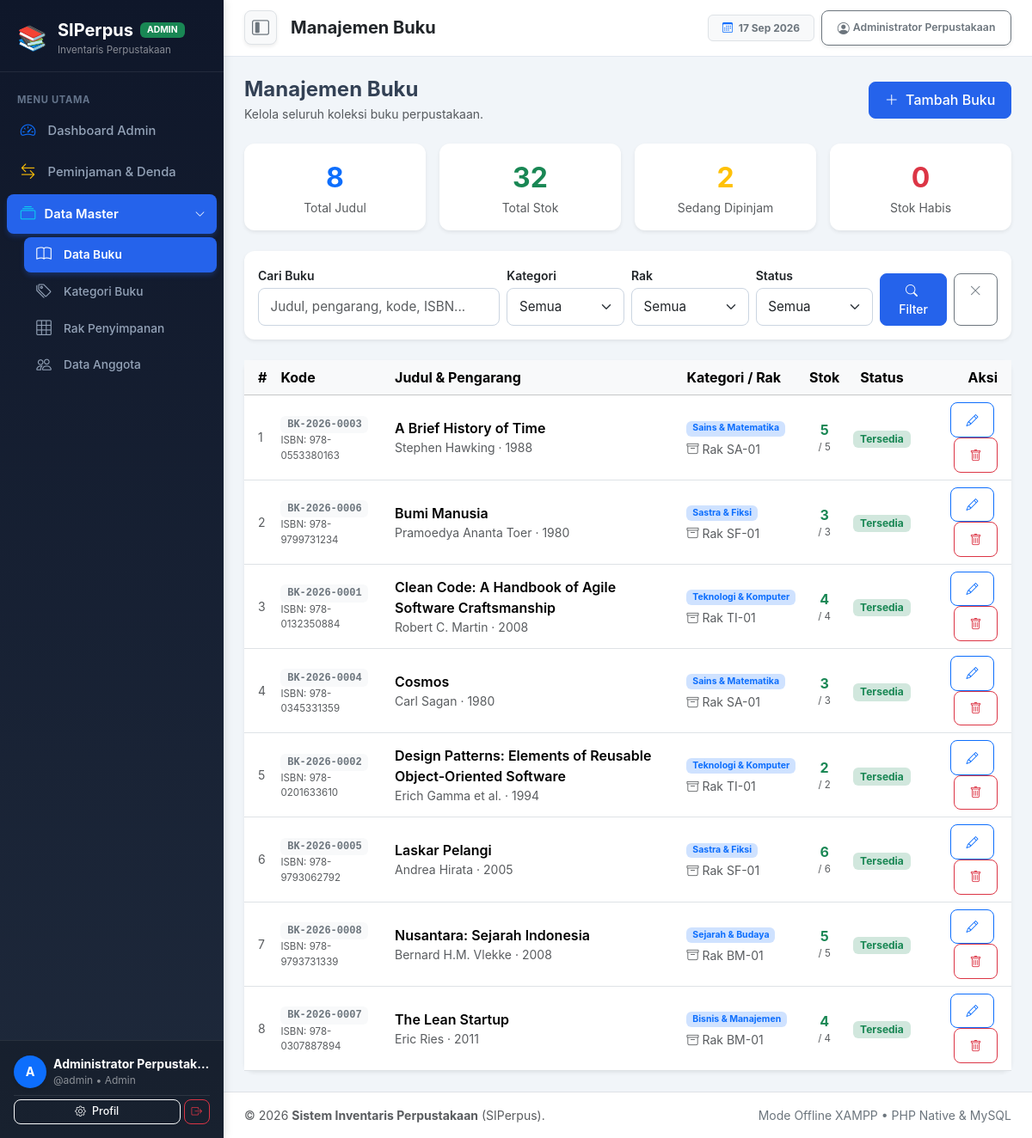
Screenshot of /library-inventory/library-inventory/modules/books/index.php (signed in) with the database file from the repository.
### tables this page shows
CREATE TABLE IF NOT EXISTS `books` (
    `id` INT AUTO_INCREMENT PRIMARY KEY,
    `kode_buku` VARCHAR(30) NOT NULL UNIQUE,
    `judul` VARCHAR(255) NOT NULL,
    `penulis` VARCHAR(100) NOT NULL,
    `penerbit` VARCHAR(100) NOT NULL,
    `tahun_terbit` INT NOT NULL,
    `isbn` VARCHAR(30) NOT NULL UNIQUE,
    `kategori_id` INT NOT NULL,
    `rak_id` INT NOT NULL,
    `stok` INT NOT NULL DEFAULT 0,
    `status` ENUM('tersedia', 'dipinjam', 'rusak', 'hilang') NOT NULL DEFAULT 'tersedia',
    `cover` VARCHAR(255) NULL,
    `created_at` TIMESTAMP DEFAULT CURRENT_TIMESTAMP,
    `updated_at` TIMESTAMP DEFAULT CURRENT_TIMESTAMP ON UPDATE CURRENT_TIMESTAMP,
    CONSTRAINT `fk_books_category` FOREIGN KEY (`kategori_id`) REFERENCES `categories` (`id`) ON UPDATE CASCADE ON DELETE RESTRICT,
    CONSTRAINT `fk_books_shelf` FOREIGN KEY (`rak_id`) REFERENCES `shelves` (`id`) ON UPDATE CASCADE ON DELETE RESTRICT
);

CREATE TABLE IF NOT EXISTS `categories` (
    `id` INT AUTO_INCREMENT PRIMARY KEY,
    `nama_kategori` VARCHAR(100) NOT NULL,
    `deskripsi` TEXT NULL,
    `created_at` TIMESTAMP DEFAULT CURRENT_TIMESTAMP,
    `updated_at` TIMESTAMP DEFAULT CURRENT_TIMESTAMP ON UPDATE CURRENT_TIMESTAMP
);

CREATE TABLE IF NOT EXISTS `shelves` (
    `id` INT AUTO_INCREMENT PRIMARY KEY,
    `nama_rak` VARCHAR(50) NOT NULL,
    `lokasi` VARCHAR(100) NULL,
    `keterangan` TEXT NULL,
    `created_at` TIMESTAMP DEFAULT CURRENT_TIMESTAMP,
    `updated_at` TIMESTAMP DEFAULT CURRENT_TIMESTAMP ON UPDATE CURRENT_TIMESTAMP
);

### library-inventory/library-inventory/config/database.php (called while the page is built, shortened)
<?php
function base_url($path = '') {
    $base = '/library-inventory';
    return $base . '/' . ltrim($path, '/');
}

### library-inventory/library-inventory/modules/books/index.php (the view, shortened to what this page needs)
<?php
require_once __DIR__ . '/../../config/database.php';
require_once __DIR__ . '/../../includes/header.php';
$cari     = trim($_GET['cari']       ?? '');
$perPage  = 15;
$page     = max(1, (int)($_GET['page'] ?? 1));
$offset   = ($page - 1) * $perPage;
$where  = ['1=1'];
$params = [];
$whereSql = implode(' AND ', $where);
$stmtBuku = $db->prepare("
    SELECT b.*, c.nama_kategori, s.nama_rak,
           (SELECT COUNT(*) FROM loans l WHERE l.book_id = b.id AND l.status IN ('dipinjam', 'terlambat')) AS dipinjam_count
    FROM books b
    LEFT JOIN categories c ON c.id = b.kategori_id
    LEFT JOIN shelves s    ON s.id  = b.rak_id
    WHERE {$whereSql}
    ORDER BY b.judul ASC
    LIMIT {$perPage} OFFSET {$offset}
");
$stmtBuku->execute($params);
$books = $stmtBuku->fetchAll();
$totalJudul     = (int)$db->query("SELECT COUNT(*) FROM books")->fetchColumn();
$totalStok      = (int)$db->query("SELECT SUM(stok) FROM books")->fetchColumn() ?: 0;
$sedangDipinjam = (int)$db->query("SELECT COUNT(*) FROM loans WHERE status IN ('dipinjam', 'terlambat')")->fetchColumn();
$stokHabis      = (int)$db->query("SELECT COUNT(*) FROM books WHERE stok <= 0")->fetchColumn();
$stats = [
    'total'           => $totalJudul,
    'total_stok'      => $totalStok,
    'sedang_dipinjam' => $sedangDipinjam,
    'stok_habis'      => $stokHabis,
];
?>
<div class="d-flex align-items-center justify-content-between mb-4">
    <div>
        <h4 class="fw-bold mb-1">Manajemen Buku</h4>
        <p class="text-muted mb-0 small">Kelola seluruh koleksi buku perpustakaan.</p>
    </div>
    <a href="<?= base_url('modules/books/create.php') ?>" class="btn btn-primary">
        <i class="bi bi-plus-lg me-1"></i> Tambah Buku
    </a>
</div>
<div class="row g-3 mb-4">
    <div class="col-6 col-md-3">
        <div class="card border-0 shadow-sm text-center py-3">
            <div class="fs-2 fw-bold text-primary"><?= number_format($stats['total']) ?></div>
            <div class="text-muted small">Total Judul</div>
        </div>
    </div>
    <div class="col-6 col-md-3">
        <div class="card border-0 shadow-sm text-center py-3">
            <div class="fs-2 fw-bold text-success"><?= number_format($stats['total_stok']) ?></div>
            <div class="text-muted small">Total Stok</div>
        </div>
    </div>
    <div class="col-6 col-md-3">
        <div class="card border-0 shadow-sm text-center py-3">
            <div class="fs-2 fw-bold text-warning"><?= number_format($stats['sedang_dipinjam']) ?></div>
            <div class="text-muted small">Sedang Dipinjam</div>
        </div>
    </div>
    <div class="col-6 col-md-3">
        <div class="card border-0 shadow-sm text-center py-3">
            <div class="fs-2 fw-bold text-danger"><?= number_format($stats['stok_habis']) ?></div>
            <div class="text-muted small">Stok Habis</div>
        </div>
    </div>
</div>
<div class="card border-0 shadow-sm mb-4">
    <div class="card-body">
        <form method="GET" class="row g-2 align-items-end">
            <div class="col-md-4">
                <label class="form-label small fw-semibold mb-1">Cari Buku</label>
                <input type="text" name="cari" class="form-control form-control-sm" placeholder="Judul, pengarang, kode, ISBN..."
                       value="<?= htmlspecialchars($cari) ?>">
            </div>
            <div class="col-md-2">
                <label class="form-label small fw-semibold mb-1">Kategori</label>
                <select name="kategori" class="form-select form-select-sm">
                    <option value="">Semua</option>
                </select>
            </div>
            <div class="col-md-2">
                <label class="form-label small fw-semibold mb-1">Rak</label>
                <select name="rak" class="form-select form-select-sm">
                    <option value="">Semua</option>
                </select>
            </div>
            <div class="col-md-2">
                <label class="form-label small fw-semibold mb-1">Status</label>
                <select name="status" class="form-select form-select-sm">
                    <option value="">Semua</option>
                </select>
            </div>
            <div class="col-md-2 d-flex gap-2">
                <button type="submit" class="btn btn-primary btn-sm flex-fill"><i class="bi bi-search me-1"></i>Filter</button>
                <a href="<?= base_url('modules/books/index.php') ?>" class="btn btn-outline-secondary btn-sm"><i class="bi bi-x-lg"></i></a>
            </div>
        </form>
    </div>
</div>
<div class="card border-0 shadow-sm">
    <div class="card-body p-0">
        <?php if (empty($books)): ?>
            <div class="text-center py-5 text-muted">
                <i class="bi bi-book fs-1 d-block mb-2"></i>
                Tidak ada buku yang cocok dengan filter yang dipilih.
            </div>
        <?php else: ?>
        <div class="table-responsive">
            <table class="table table-hover align-middle mb-0">
                <thead class="table-light">
                    <tr>
                        <th class="ps-3">#</th>
                        <th>Kode</th>
                        <th>Judul &amp; Pengarang</th>
                        <th>Kategori / Rak</th>
                        <th class="text-center">Stok</th>
                        <th class="text-center">Status</th>
                        <th class="text-end pe-3">Aksi</th>
                    </tr>
                </thead>
                <tbody>
                    <?php foreach ($books as $i => $b): ?>
                    <tr>
                        <td class="ps-3 text-muted small"><?= $offset + $i + 1 ?></td>
                        <td>
                            <span class="badge bg-light text-secondary font-monospace"><?= htmlspecialchars($b['kode_buku']) ?></span>
                            <?php if ($b['isbn']): ?>
                                <div class="text-muted" style="font-size:.72rem">ISBN: <?= htmlspecialchars($b['isbn']) ?></div>
                            <?php endif; ?>
                        </td>
                        <td>
                            <div class="fw-semibold"><?= htmlspecialchars($b['judul']) ?></div>
                            <div class="text-muted small"><?= htmlspecialchars($b['penulis']) ?>
                                <?php if ($b['tahun_terbit']): ?>
                                    &middot; <?= $b['tahun_terbit'] ?>
                                <?php endif; ?>
                            </div>
                        </td>
                        <td class="small">
                            <?php if ($b['nama_kategori']): ?>
                                <span class="badge bg-primary-subtle text-primary"><?= htmlspecialchars($b['nama_kategori']) ?></span>
                            <?php endif; ?>
                            <?php if ($b['nama_rak']): ?>
                                <div class="text-muted mt-1"><i class="bi bi-archive me-1"></i><?= htmlspecialchars($b['nama_rak']) ?></div>
                            <?php endif; ?>
                        </td>
                        <td class="text-center">
                            <span class="fw-bold <?= $b['stok'] <= 0 ? 'text-danger' : 'text-success' ?>"><?= $b['stok'] ?></span>
                            <div class="text-muted" style="font-size:.72rem">/ <?= $b['stok_total'] ?? $b['stok'] ?></div>
                        </td>
                        <td class="text-center">
                            <?php
                            $statusMap = [
                                'tersedia' => ['success', 'Tersedia'],
                                'dipinjam' => ['warning',  'Dipinjam'],
                                'hilang'   => ['danger',   'Hilang'],
                            ];
                            [$cls, $lbl] = $statusMap[$b['status']] ?? ['secondary', $b['status']];
                            ?>
                            <span class="badge bg-<?= $cls ?>-subtle text-<?= $cls ?>"><?= $lbl ?></span>
                        </td>
                        <td class="text-end pe-3">
                            <a href="<?= base_url('modules/books/edit.php?id=' . $b['id']) ?>" class="btn btn-sm btn-outline-primary me-1" title="Edit">
                                <i class="bi bi-pencil"></i>
                            </a>
                            <button type="button" class="btn btn-sm btn-outline-danger"
                                    onclick="konfirmasiHapus(<?= $b['id'] ?>, '<?= htmlspecialchars(addslashes($b['judul'])) ?>')"
                                    title="Hapus">
                                <i class="bi bi-trash"></i>
                            </button>
                        </td>
                    </tr>
                    <?php endforeach; ?>
                </tbody>
            </table>
        </div>
        <?php endif; ?>
    </div>
</div>
<?php require_once __DIR__ . '/../../includes/footer.php'; ?>

### rows the page displays
books: i "1", kode_buku "BK-2026-0003", isbn "978-0553380163", judul "A Brief History of Time", penulis "Stephen Hawking", tahun_terbit "1988", kategori.nama_kategori "Sains & Matematika", rak.nama_rak "Rak SA-01", stok "5", lbl "Tersedia"
books: i "2", kode_buku "BK-2026-0006", isbn "978-9799731234", judul "Bumi Manusia", penulis "Pramoedya Ananta Toer", tahun_terbit "1980", kategori.nama_kategori "Sastra & Fiksi", rak.nama_rak "Rak SF-01", stok "3", lbl "Tersedia"
books: i "3", kode_buku "BK-2026-0001", isbn "978-0132350884", judul "Clean Code: A Handbook of Agile Software Craftsmanship", penulis "Robert C. Martin", tahun_terbit "2008", kategori.nama_kategori "Teknologi & Komputer", rak.nama_rak "Rak TI-01", stok "4", lbl "Tersedia"
books: i "4", kode_buku "BK-2026-0004", isbn "978-0345331359", judul "Cosmos", penulis "Carl Sagan", tahun_terbit "1980", kategori.nama_kategori "Sains & Matematika", rak.nama_rak "Rak SA-01", stok "3", lbl "Tersedia"
books: i "5", kode_buku "BK-2026-0002", isbn "978-0201633610", judul "Design Patterns: Elements of Reusable Object-Oriented Software", penulis "Erich Gamma et al.", tahun_terbit "1994", kategori.nama_kategori "Teknologi & Komputer", rak.nama_rak "Rak TI-01", stok "2", lbl "Tersedia"
books: i "6", kode_buku "BK-2026-0005", isbn "978-9793062792", judul "Laskar Pelangi", penulis "Andrea Hirata", tahun_terbit "2005", kategori.nama_kategori "Sastra & Fiksi", rak.nama_rak "Rak SF-01", stok "6", lbl "Tersedia"
books: i "7", kode_buku "BK-2026-0008", isbn "978-9793731339", judul "Nusantara: Sejarah Indonesia", penulis "Bernard H.M. Vlekke", tahun_terbit "2008", kategori.nama_kategori "Sejarah & Budaya", rak.nama_rak "Rak BM-01", stok "5", lbl "Tersedia"
books: i "8", kode_buku "BK-2026-0007", isbn "978-0307887894", judul "The Lean Startup", penulis "Eric Ries", tahun_terbit "2011", kategori.nama_kategori "Bisnis & Manajemen", rak.nama_rak "Rak BM-01", stok "4", lbl "Tersedia"

### other values shown
$currentUser['role'] "ADMIN"
substr($currentUser['nama'], 0, 1) "A"
$currentUser['nama'] "Administrator Perpustak…"
$currentUser['username'] "admin"
$currentUser['role'] "Admin"
$pageTitle "Manajemen Buku"
$currentUser['nama'] "Administrator Perpustakaan"
$stats['total'] "8"
$stats['total_stok'] "32"
$stats['sedang_dipinjam'] "2"
$stats['stok_habis'] "0"
